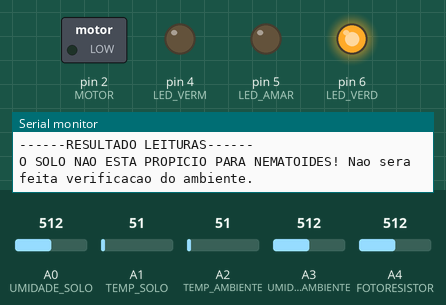
The sketch below on a simulated Arduino Uno, built with avr-gcc and run on an emulated ATmega328P. Shown: switched loads named in the sketch (green lamp = pin HIGH), output pins drawn as LEDs (lit = HIGH), the last lines printed to the serial monitor. The inputs (shaded band) are chosen by the test bench; at power-on: A0 (UMIDADE_SOLO) = 512, A1 (TEMP_SOLO) = 51, A2 (TEMP_AMBIENTE) = 51, A3 (UMIDADE_AMBIENTE) = 512, A4 (FOTORESISTOR) = 512.

Above: at 11.0 s.
11.1 s: A0 (UMIDADE_SOLO) set to 693
21.7 s: A0 (UMIDADE_SOLO) set to 710
At 31.6 s:
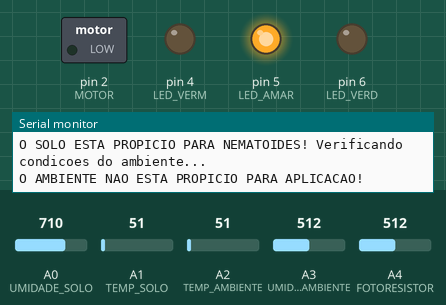
32.2 s: A0 (UMIDADE_SOLO) set to 306
At 41.3 s:
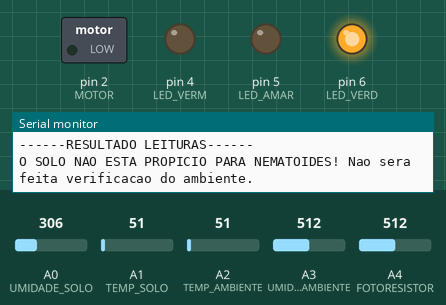
42.5 s: A0 (UMIDADE_SOLO) set to 196
52.7 s: A0 (UMIDADE_SOLO) set to 170
At 62.5 s:
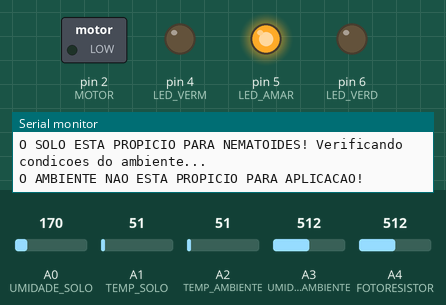
Timing chart, 0 to 63.9 s (numbered marks = the images above; inputs shaded):
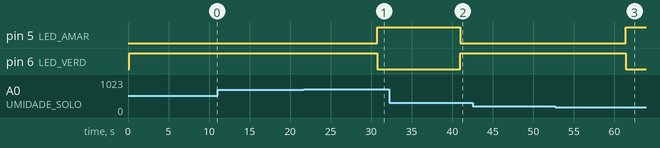

The sketch:

MADB_antigo.ino
```cpp
// C++ code
//


// Definindo nome para as portas digitais e analógicas
#define MOTOR 2
#define LED_VERM 4
#define LED_AMAR 5
#define LED_VERD 6
#define UMIDADE_SOLO A0
#define TEMP_SOLO A1
#define TEMP_AMBIENTE A2
#define UMIDADE_AMBIENTE A3
#define FOTORESISTOR A4

// Calibrando os sensores {valor_min, valor_max}
int intervalo_umidade_solo[2] = {0, 876}; // Umidade Solo
int intervalo_umidade_ambiente[2] = {0, 1023}; // Umidade Ambiente
int intervalo_temperatura_solo[2] = {0, 1023}; // Temperatura Solo
int intervalo_temperatura_ambiente[2] = {0, 1023}; // Temperatura Ambiente
int intervalo_luminosidade[2] = {2, 404}; // Luminosidade

// Variáveis para armazenar o valor dos sensores
int umidade_solo_a = 0;
int temp_solo_a = 0;
int umidade_ambiente_a= 0;
int temp_ambiente_a = 0;
int luz_ambiente_a = 0;

// Variáveis relacionados ao tempo de delay
int const PAUSA_ENTRE_APLICACAO = 20000; // 43.200.000 ms ou 12 horas
int const TEMPO_MOTOR_LIGADO = 5000;
int const PAUSA_ENTRE_LEITURA = 10000; // 600.000 ms ou 10 minutos

void setup()
{
	pinMode(MOTOR, OUTPUT);
	pinMode(LED_VERM, OUTPUT);
	pinMode(LED_AMAR, OUTPUT);
	pinMode(LED_VERD, OUTPUT);
	Serial.begin(9600);
}

float map_A_P(int valor_analogico, int valor_min, int valor_max)
{
	/*
	Mapeamento de um valor analógico para porcentagem de acordo com o intervalo de valores.
	*/

	//float porcentagem = (float(umidade_a) / float(valor_max)) * 100.00; ou
	float porcentagem = map((valor_analogico), valor_min, valor_max, 0, 100);
	return porcentagem;
}

int map_A_G(int valor_analogico, int valor_min, int valor_max)
{
	/*
	Mapeamento de um valor analógico para graus celsius de acordo com o intervalo de valores.
	*/

	int temp = map((valor_analogico), valor_min, valor_max, -40, 125);
	return temp;
}


void programa(){
	// INICIO LEITURAS //
	Serial.println("------LEITURA------");

	// -> Medições em relação ao SOLO

	umidade_solo_a = analogRead(UMIDADE_SOLO);
	int umidade_solo = map_A_P(umidade_solo_a, intervalo_umidade_solo[0], intervalo_umidade_solo[1]);

	Serial.print("Umidade Solo: ");
	Serial.print(umidade_solo);
	Serial.println("%");

	temp_solo_a = analogRead(TEMP_SOLO);
	int temp_solo = map_A_G(temp_solo_a, intervalo_temperatura_solo[0], intervalo_temperatura_solo[1]);

	Serial.print("Temperatura do Solo: ");
	Serial.print(temp_solo);
	Serial.println(" C");

	// -> Medições em relação ao AMBIENTE

	umidade_ambiente_a = analogRead(UMIDADE_AMBIENTE);
	int umidade_ambiente = map_A_P(umidade_ambiente_a, intervalo_umidade_ambiente[0], intervalo_umidade_ambiente[1]);

	Serial.print("Umidade Ambiente: ");
	Serial.print(umidade_ambiente);
	Serial.println("%");

	temp_ambiente_a = analogRead(TEMP_AMBIENTE);
	int temp_ambiente = map_A_G(temp_ambiente_a, intervalo_temperatura_ambiente[0], intervalo_temperatura_solo[1]);

	Serial.print("Temperatura do Ambiente: ");
	Serial.print(temp_ambiente);
	Serial.println(" C");

	luz_ambiente_a = analogRead(FOTORESISTOR);
	int luz_ambiente = map_A_P(luz_ambiente_a, intervalo_luminosidade[0], intervalo_luminosidade[1]);

	Serial.print("Iluminacao do Ambiente: ");
	Serial.print(luz_ambiente);
	Serial.println("%");

	// INICIO REGRA DE NEGÓCIO //
	Serial.println("------RESULTADO LEITURAS------");

	// -> Verifica se o solo está propricio para nematoides
	bool UMIDADE_SOLO_RUIM = (umidade_solo <= 20 || umidade_solo >= 80);
	bool TEMPERATURA_SOLO_RUIM = (temp_solo <= 15 || temp_solo >= 35);

	bool SOLO_PROPICIO_NEMATOIDES = (UMIDADE_SOLO_RUIM && TEMPERATURA_SOLO_RUIM);

	if (SOLO_PROPICIO_NEMATOIDES)
	{
		// -> Ajustando LEDs de feedback
		digitalWrite(LED_VERM, LOW);
		digitalWrite(LED_AMAR, HIGH);
		digitalWrite(LED_VERD, LOW);

		Serial.println("O SOLO ESTA PROPICIO PARA NEMATOIDES! Verificando condicoes do ambiente...");

		// -> Verifica se o ambiente está adequado para aplicacao

		bool UMIDADE_AMBIENTE_RUIM = (umidade_ambiente <= 20 || umidade_ambiente >= 80);
		bool TEMPERATURA_AMBIENTE_RUIM = (temp_ambiente <= 15 || temp_ambiente >=35);
		bool ILUMINACAO_RUIM = (luz_ambiente >= 70); // Representando muito sol

		bool AMBIENTE_PROPICIO_APLICACAO = !(UMIDADE_AMBIENTE_RUIM || TEMPERATURA_AMBIENTE_RUIM || ILUMINACAO_RUIM);

		if (AMBIENTE_PROPICIO_APLICACAO)
		{
				Serial.println("O AMBIENTE ESTA PROPICIO PARA APLICACAO!");
				Serial.print("LIGANDO MOTOR POR ");
				Serial.print(TEMPO_MOTOR_LIGADO);
				Serial.println(" SEGUNDOS.");

				digitalWrite(MOTOR, HIGH);
				delay(TEMPO_MOTOR_LIGADO);
				digitalWrite(MOTOR, LOW);
				Serial.println("APLICACAO FEITA, MOTOR DESLIGADO.");

				// -> Ajustando LEDs de feedback
				digitalWrite(LED_VERM, HIGH);
				digitalWrite(LED_AMAR, LOW);
				digitalWrite(LED_VERD, LOW);

				// -> Pausa entre as aplicações
				delay(PAUSA_ENTRE_APLICACAO);
		} else {
				Serial.println("O AMBIENTE NAO ESTA PROPICIO PARA APLICACAO!");
				delay(PAUSA_ENTRE_LEITURA);
		}
	} else {
		// -> Ajustando LEDs de feedback
		digitalWrite(LED_VERM, LOW);
		digitalWrite(LED_AMAR, LOW);
		digitalWrite(LED_VERD, HIGH);

		Serial.println("O SOLO NAO ESTA PROPICIO PARA NEMATOIDES! Nao sera feita verificacao do ambiente.");
		delay(PAUSA_ENTRE_LEITURA);
	}
}
void loop()
{
	programa();
}
```

Measured:
- the behaviour switches between 700 and 701 on A0 (UMIDADE_SOLO) (found by bisection; images 0 and 1)
- the behaviour switches between 184 and 183 on A0 (UMIDADE_SOLO) (found by bisection; images 2 and 3)
- after the input at 21.7 s, pin 5 (LED_AMAR): LOW → HIGH after 9.1 s; pin 6 (LED_VERD): HIGH → LOW after 9.1 s
- after the input at 32.2 s, pin 5 (LED_AMAR): HIGH → LOW after 8.8 s; pin 6 (LED_VERD): LOW → HIGH after 8.8 s
- after the input at 52.7 s, pin 5 (LED_AMAR): LOW → HIGH after 8.7 s; pin 6 (LED_VERD): HIGH → LOW after 8.7 s
